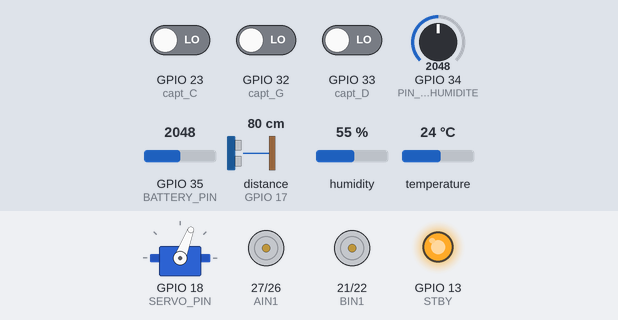
Bench run of a sketch on a simulated ESP32. Parts: servo, motor-driver pin pairs drawn as motors (green arrow = first pin HIGH = forward, orange = second pin HIGH = backward, longer = more drive, scaled by the enable pin, stopped while the standby pin is LOW), output pins drawn as LEDs (lit = HIGH). Wiring (from diagram.json): ultrasonic range finder: trigger GPIO 16; echo GPIO 17. The test bench sets the inputs (shaded band); at power-on: distance to the obstacle (sensor on GPIO 17) 80 cm, GPIO 32 (capt_G) LOW, GPIO 23 (capt_C) LOW, GPIO 33 (capt_D) LOW, GPIO 34 (PIN_CAPTEUR_HUMIDITE) = 2048, GPIO 35 (BATTERY_PIN) = 2048, humidity 55 %, temperature 24 °C. The echo pulse lasts 58.3 µs per cm; WiFi joins after 1.5 s; servers stay silent unless stated; uploads are accepted with an empty reply; the local clock reads 2024-03-15 10:24:30 at power-on unless the sketch sets it; pins used as bus, display or sensor lines are not drawn; what the sketch prints to the serial monitor is not drawn.

Above: at 3.2 s.
3.3 s: distance to the obstacle (sensor on GPIO 17) set to 22 cm
11.1 s: distance to the obstacle (sensor on GPIO 17) set to 19 cm
At 12.6 s:
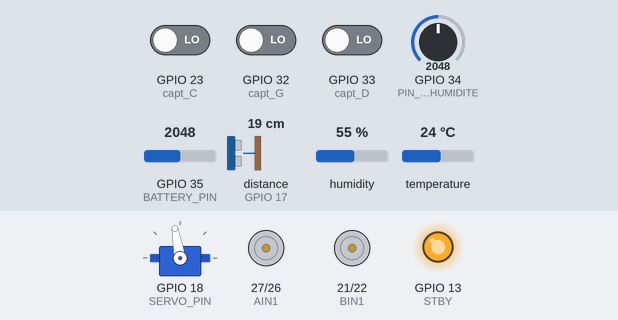
18.9 s: distance to the obstacle (sensor on GPIO 17) set to 35 cm
At 34.4 s:
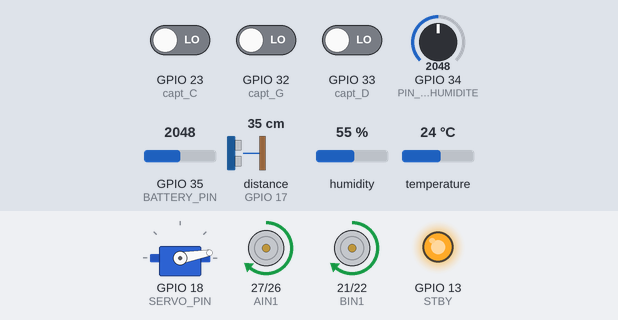
34.5 s: GPIO 32 (capt_G) driven HIGH
At 35.4 s:
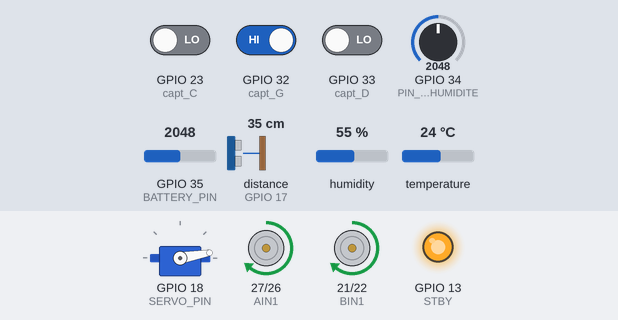
42.3 s: GPIO 23 (capt_C) driven HIGH
At 42.9 s:
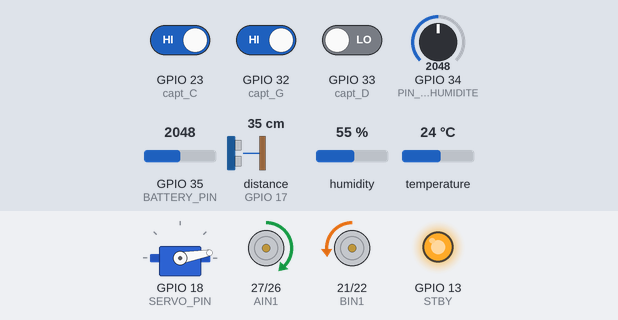
Timing chart, 0 to 45.3 s (numbered marks = the images above; inputs shaded):
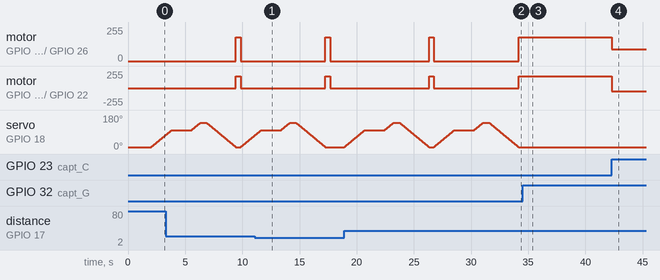

The sketch:

sketch.ino
```cpp
// ===========================================================
// LIGNE MAGIQUE : Laissez tel quel pour Wokwi.
// Pour téléverser sur la vraie carte ESP32, mettez "//" au début !
#define SIMULATION_WOKWI
// ===========================================================

#include <Arduino.h>
#ifndef SIMULATION_WOKWI
  #include "BluetoothSerial.h"
#endif
#include <ESP32Servo.h>
#include <WiFi.h>
#include <HTTPClient.h>
#include <WiFiClientSecure.h>
#include <ArduinoJson.h>
#include <time.h>
#include <DHT.h>

// ======== CONFIGURATION WIFI & SERVEUR ========
const char* ssid     = "Wokwi-GUEST";
const char* password = "";

const char* serverUrl     = "https://gecko-shading-landfall.ngrok-free.dev/api/donnees";
const char* commandUrl    = "https://gecko-shading-landfall.ngrok-free.dev/api/command/latest";
const char* API_KEY       = "SoussRoverSecretKey2026";
const String device_id    = "SOUSSROVER_01";

const char* ZONES[]     = { "A", "B", "C" };
const int   NB_ZONES    = 3;
int         zoneIndex   = 0;

// ======== NTP ========
#define NTP_SERVER  "pool.ntp.org"
#define GMT_OFFSET  0
#define DST_OFFSET  0

// ======================================================
#ifndef SIMULATION_WOKWI
  BluetoothSerial SerialBT;
#endif

// === PINS MOTEURS ===
#define AIN1 27
#define AIN2 26
#define PWMA 25
#define BIN1 21
#define BIN2 22
#define PWMB 14
#define STBY 13

#define PWM_FREQ 5000
#define PWM_RES  8
int vitesse = 180;
bool isMoving = false; // Télémétrie

// === PINS CAPTEURS ===
#define capt_G 32
#define capt_D 33
#define capt_C 23
#define trigPin 16
#define echoPin 17
#define DISTANCE_STOP 20
#define DISTANCE_SLOW 40

// === CAPTEURS AGRICOLES ===
#define SERVO_PIN             18
#define PIN_CAPTEUR_HUMIDITE  34
#define BATTERY_PIN           35

#define DHTPIN 19
#define DHTTYPE DHT22
DHT dht(DHTPIN, DHTTYPE);

#define ANGLE_REPOS    10
#define ANGLE_MESURE   100
#define ANGLE_SECURITE 140

Servo servoMotor;

// === MACHINE A ÉTATS ===
String currentMode = "AUTO"; // "AUTO", "BT", "WIFI"
float distanceObstacleGlobal = 999.0;
unsigned long lastCommandFetch = 0;
unsigned long lastWifiAttempt = 0;
bool isMeasuring = false;

// ======================================================
//  NTP
// ======================================================
String obtenirTimestamp() {
  struct tm timeinfo;
  if (!getLocalTime(&timeinfo, 2000)) {
    unsigned long ms  = millis();
    unsigned long sec = ms / 1000;
    unsigned long min = sec / 60;
    unsigned long hr  = min / 60;
    char buf[30];
    snprintf(buf, sizeof(buf), "2026-01-01T%02lu:%02lu:%02luZ", hr % 24, min % 60, sec % 60);
    return String(buf);
  }
  char buf[30];
  strftime(buf, sizeof(buf), "%Y-%m-%dT%H:%M:%S.000Z", &timeinfo);
  return String(buf);
}

// ======================================================
//  HC-SR04
// ======================================================
float mesurerDistance() {
  digitalWrite(trigPin, LOW); delayMicroseconds(2);
  digitalWrite(trigPin, HIGH); delayMicroseconds(10);
  digitalWrite(trigPin, LOW);
  long dur = pulseIn(echoPin, HIGH, 30000);
  if (dur == 0) return 999.0;
  return dur * 0.034 / 2.0;
}

// ======================================================
//  Servo doux
// ======================================================
void allerDoucement(int depart, int arrivee) {
  int step = (depart < arrivee) ? 1 : -1;
  for (int a = depart; a != arrivee; a += step) {
    servoMotor.write(a);
    delay(20);
  }
  servoMotor.write(arrivee);
}

// ======================================================
//  MOTEURS
// ======================================================
void avancer()     { digitalWrite(AIN1,HIGH);digitalWrite(AIN2,LOW);digitalWrite(BIN1,HIGH);digitalWrite(BIN2,LOW);ledcWrite(PWMA,vitesse);ledcWrite(PWMB,vitesse); isMoving = true; }
void reculer()     { digitalWrite(AIN1,LOW);digitalWrite(AIN2,HIGH);digitalWrite(BIN1,LOW);digitalWrite(BIN2,HIGH);ledcWrite(PWMA,vitesse);ledcWrite(PWMB,vitesse); isMoving = true; }
void gauche()      { digitalWrite(AIN1,LOW);digitalWrite(AIN2,HIGH);digitalWrite(BIN1,HIGH);digitalWrite(BIN2,LOW);ledcWrite(PWMA,vitesse);ledcWrite(PWMB,vitesse); isMoving = true; }
void droite()      { digitalWrite(AIN1,HIGH);digitalWrite(AIN2,LOW);digitalWrite(BIN1,LOW);digitalWrite(BIN2,HIGH);ledcWrite(PWMA,vitesse);ledcWrite(PWMB,vitesse); isMoving = true; }
void stopMoteurs() { ledcWrite(PWMA,0);ledcWrite(PWMB,0); isMoving = false; }

void executerCommande(char cmd) {
  if (distanceObstacleGlobal < DISTANCE_STOP && cmd == 'F') {
    stopMoteurs();
    return;
  }
  if (cmd == 'F') avancer();
  else if (cmd == 'B') reculer();
  else if (cmd == 'L') gauche();
  else if (cmd == 'R') droite();
  else if (cmd == 'S' || cmd == 'W' || cmd == 'H') stopMoteurs(); // STOP_ALL devient 'S'
}

String getRobotStatus() {
  if (distanceObstacleGlobal < DISTANCE_STOP) return "obstacle";
  if (!isMoving) return "stopped";
  return "moving";
}

// ======================================================
//  SETUP
// ======================================================
void setup() {
  Serial.begin(115200);
  #ifndef SIMULATION_WOKWI
    SerialBT.begin("ROBOT_CHENILLE");
  #endif

  dht.begin();

  pinMode(AIN1, OUTPUT); pinMode(AIN2, OUTPUT);
  pinMode(BIN1, OUTPUT); pinMode(BIN2, OUTPUT);
  pinMode(STBY, OUTPUT); digitalWrite(STBY, HIGH);

  ledcAttach(PWMA, PWM_FREQ, PWM_RES);
  ledcAttach(PWMB, PWM_FREQ, PWM_RES);

  pinMode(capt_G, INPUT); pinMode(capt_D, INPUT); pinMode(capt_C, INPUT);
  pinMode(trigPin, OUTPUT); pinMode(echoPin, INPUT);
  pinMode(BATTERY_PIN, INPUT);

  servoMotor.attach(SERVO_PIN);
  servoMotor.write(ANGLE_REPOS);
  delay(500);

  Serial.print("Connexion WiFi");
  WiFi.begin(ssid, password);
  unsigned long tDebut = millis();
  while (WiFi.status() != WL_CONNECTED && millis() - tDebut < 10000) {
    delay(500); Serial.print(".");
  }

  if (WiFi.status() == WL_CONNECTED) {
    Serial.println("\n✅ WiFi connecté !");
    configTime(GMT_OFFSET, DST_OFFSET, NTP_SERVER, "time.nist.gov");
  } else {
    Serial.println("\n⚠️ WiFi non connecté !");
  }

  Serial.println("========================================");
  Serial.println("   SOUSSROVER — IoT V2.0");
  Serial.println("========================================");
}

// ====================================================== //
//  ENVOI AU BACKEND SOUSSROVER
// ======================================================
void envoyerAuServeur(float humidite_sol_pct, float temp_air, float hum_air) {
  if (WiFi.status() != WL_CONNECTED) return; // Non-bloquant, on abandonne si pas de WiFi

  WiFiClientSecure client;
  client.setInsecure(); // Gardé pour le prototype (sans validateur de certificat lourd)

  HTTPClient http;
  if (!http.begin(client, serverUrl)) return;

  http.addHeader("Content-Type", "application/json");
  http.addHeader("x-api-key", API_KEY);
  http.addHeader("ngrok-skip-browser-warning", "true"); // Contourne l'avertissement ngrok
  http.setTimeout(8000);

  StaticJsonDocument<512> doc;
  doc["device_id"]         = device_id;
  doc["zone"]              = ZONES[zoneIndex];
  doc["timestamp"]         = obtenirTimestamp();
  doc["humidite_sol"]      = humidite_sol_pct;
  doc["temperature_air"]   = temp_air;
  doc["humidite_air"]      = hum_air;

  // Télémétrie complète
  doc["distance_obstacle"] = distanceObstacleGlobal;
  doc["mode"]              = currentMode;
  doc["robot_status"]      = getRobotStatus();

  // Batterie
  int valBat = analogRead(BATTERY_PIN);
  float batteryPct = constrain(map(valBat, 0, 4095, 0, 100), 0, 100);
  doc["battery_level"]     = batteryPct;

  String payload;
  serializeJson(doc, payload);
  Serial.println("[RÉSEAU] Envoi POST → " + payload);

  int code = http.POST(payload);
  if (code == 200) {
    Serial.println("✅ [SERVEUR] Données enregistrées !");
  } else {
    Serial.printf("❌ [RÉSEAU] Erreur HTTP %d\n", code);
  }
  http.end();
}

// ======================================================
//  FETCH COMMANDS WIFI
// ======================================================
void fetchWiFiCommand() {
  if (millis() - lastCommandFetch < 1000) return; // Polling toutes les 1s
  lastCommandFetch = millis();
  if (WiFi.status() != WL_CONNECTED) return;

  WiFiClientSecure client;
  client.setInsecure();
  HTTPClient http;
  if (!http.begin(client, commandUrl)) return;
  http.addHeader("ngrok-skip-browser-warning", "true"); // Contourne l'avertissement ngrok

  int code = http.GET();
  if (code == 200) {
    StaticJsonDocument<256> rep;
    deserializeJson(rep, http.getString());
    const char* cmdStr = rep["command"];
    if (cmdStr) {
      char cmd = cmdStr[0];
      if (String(cmdStr) == "STOP_ALL") cmd = 'S';
      Serial.printf("[WIFI] Commande reçue : %c\n", cmd);
      executerCommande(cmd);
    }
  }
  http.end();
}

// ======================================================
//  GÉRER WIFI (Non bloquant)
// ======================================================
void gererWiFi() {
  if (WiFi.status() != WL_CONNECTED) {
    if (millis() - lastWifiAttempt > 5000) {
      WiFi.disconnect();
      WiFi.reconnect();
      lastWifiAttempt = millis();
    }
  }
}

// ======================================================
//  LOOP
// ======================================================
void loop() {
  gererWiFi();
  distanceObstacleGlobal = mesurerDistance();

  // Détection Obstacle critique (pour TOUS les modes)
  if (distanceObstacleGlobal > 0 && distanceObstacleGlobal < DISTANCE_STOP) {
    if (isMoving) {
      stopMoteurs();
      Serial.println("Obstacle detected"); // Journalisation des obstacles
    }
  }

  // ── 1. ÉCOUTE BLUETOOTH (Changement de Mode ou Commandes)
  #ifndef SIMULATION_WOKWI
  if (SerialBT.available()) {
    char cmd = SerialBT.read();
    if (cmd == '\n' || cmd == '\r') return;

    if      (cmd == 'X') { currentMode = "AUTO"; stopMoteurs(); Serial.println("MODE AUTO ACTIVÉ"); }
    else if (cmd == 'Y') { currentMode = "BT";   stopMoteurs(); Serial.println("MODE BT ACTIVÉ"); }
    else if (cmd == 'Z') { currentMode = "WIFI"; stopMoteurs(); Serial.println("MODE WIFI ACTIVÉ"); }

    if (currentMode == "BT") {
      executerCommande(cmd);
    }
  }
  #endif

  // ── 2. MODE WIFI
  if (currentMode == "WIFI") {
    fetchWiFiCommand();
  }

  // ── 3. MODE AUTOMATIQUE
  if (currentMode == "AUTO" && !isMeasuring) {
    if (distanceObstacleGlobal < DISTANCE_STOP) {
      stopMoteurs();
      return; // Bloque l'avancée automatique
    }

    int etatG = digitalRead(capt_G);
    int etatD = digitalRead(capt_D);
    int etatC = digitalRead(capt_C);
    int vit   = (distanceObstacleGlobal < DISTANCE_SLOW) ? vitesse / 2 : vitesse;

    // ── CROIX NOIRE : Prélèvement ──
    if (etatG == 0 && etatD == 0) {
      isMeasuring = true;
      stopMoteurs();
      Serial.printf(">>> ZONE %s — PRÉLÈVEMENT <<<\n", ZONES[zoneIndex]);

      allerDoucement(ANGLE_REPOS, ANGLE_MESURE);
      delay(1500); // Le delay ici est justifié car le robot EST à l'arrêt pour une tâche précise

      int   brut            = analogRead(PIN_CAPTEUR_HUMIDITE);
      float humidite_sol    = constrain(map(brut, 4095, 0, 0, 100), 0, 100);
      float temperature_air = dht.readTemperature();
      float humidite_air    = dht.readHumidity();

      if (isnan(temperature_air)) temperature_air = 25.0;
      if (isnan(humidite_air)) humidite_air = 50.0;

      Serial.printf("Sol : %.1f%% | Air Temp: %.1f°C | Air Hum: %.1f%%\n", humidite_sol, temperature_air, humidite_air);
      envoyerAuServeur(humidite_sol, temperature_air, humidite_air);

      allerDoucement(ANGLE_MESURE, ANGLE_SECURITE);
      delay(500);
      allerDoucement(ANGLE_SECURITE, ANGLE_REPOS);

      avancer();
      delay(400); // Pour dépasser la croix noire

      zoneIndex = (zoneIndex + 1) % NB_ZONES;
      Serial.printf(">>> Prochaine zone : %s <<<\n", ZONES[zoneIndex]);
      isMeasuring = false;
    }
    // Centré
    else if (etatC == 0 && etatG == 1 && etatD == 1) {
      digitalWrite(AIN1,HIGH);digitalWrite(AIN2,LOW);
      digitalWrite(BIN1,HIGH);digitalWrite(BIN2,LOW);
      ledcWrite(PWMA, vit); ledcWrite(PWMB, vit);
      isMoving = true;
    }
    // Déviation gauche
    else if (etatG == 0 && etatC == 1) {
      digitalWrite(AIN1,HIGH);digitalWrite(AIN2,LOW);
      digitalWrite(BIN1,HIGH);digitalWrite(BIN2,LOW);
      ledcWrite(PWMA, vit/2); ledcWrite(PWMB, vit);
      isMoving = true;
    }
    // Déviation droite
    else if (etatD == 0 && etatC == 1) {
      digitalWrite(AIN1,HIGH);digitalWrite(AIN2,LOW);
      digitalWrite(BIN1,LOW); digitalWrite(BIN2,HIGH);
      ledcWrite(PWMA, vit); ledcWrite(PWMB, vit/2);
      isMoving = true;
    }
    // Ligne perdue
    else if (etatG == 1 && etatC == 1 && etatD == 1) {
      stopMoteurs();
    }
  }

  // Petit repos du CPU
  delayMicroseconds(100);
}
```

Measured:
- the behaviour switches between 21 and 20 cm on distance to the obstacle (sensor on GPIO 17) (found by bisection; images 0 and 1)
- after the input at 11.1 s, servo on GPIO 18 (SERVO_PIN): goes on until 17.3 s, then stays 10°
- after the input at 34.5 s, motor on GPIO 27 (AIN1) / GPIO 26 (AIN2), motor on GPIO 21 (BIN1) / GPIO 22 (BIN2): stays forward 179/255 (without the input it goes to stopped after 0.06 s); servo on GPIO 18 (SERVO_PIN): stays 10° (without the input it goes to 11° after 0.08 s)
- after the input at 42.3 s, motor on GPIO 27 (AIN1) / GPIO 26 (AIN2): forward 179/255 → forward 90/255 at once; motor on GPIO 21 (BIN1) / GPIO 22 (BIN2): forward 179/255 → backward 45/255 at once
